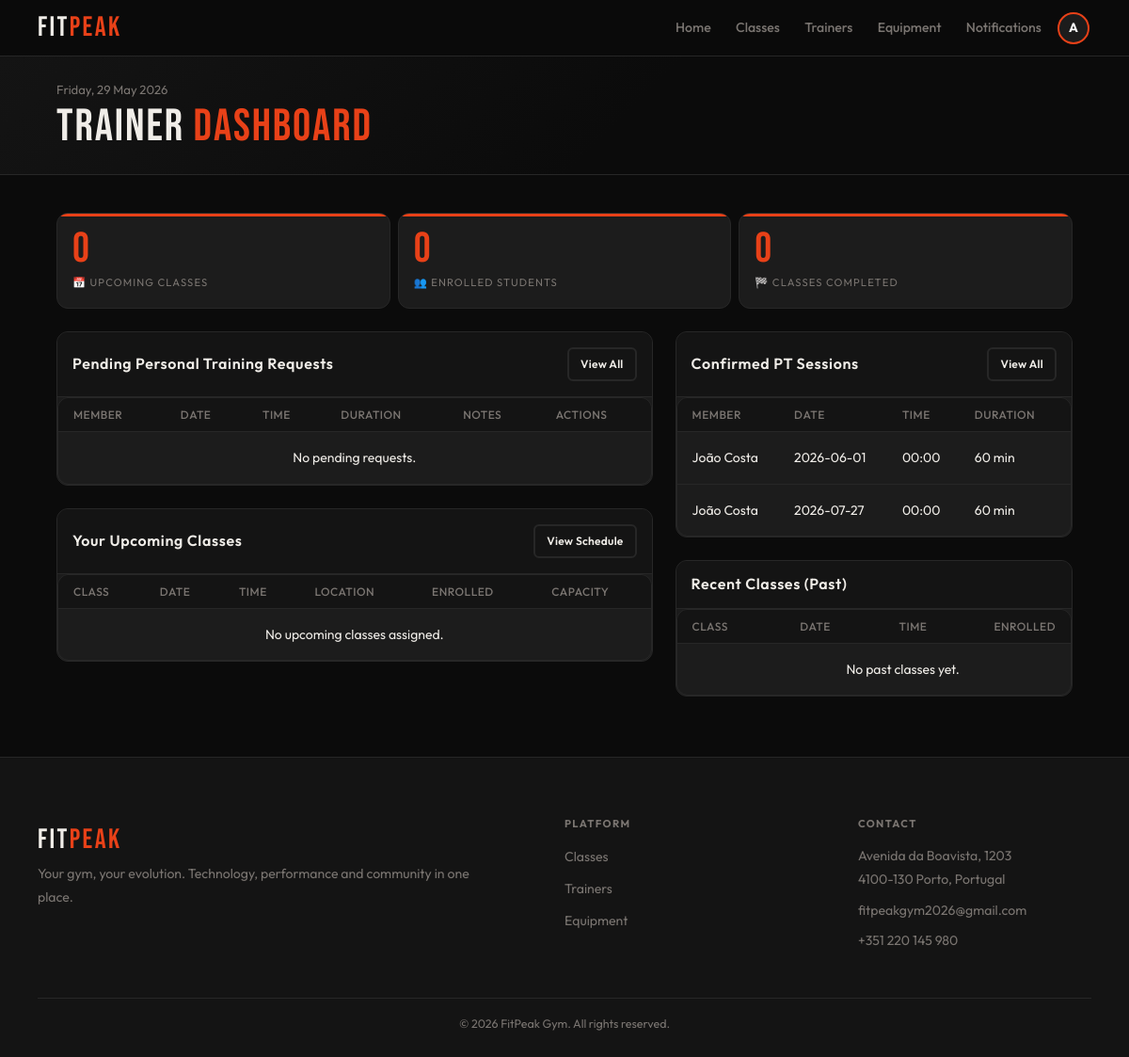
/trainer/dashboard.php (signed in), run on an earlier commit of the app's database.
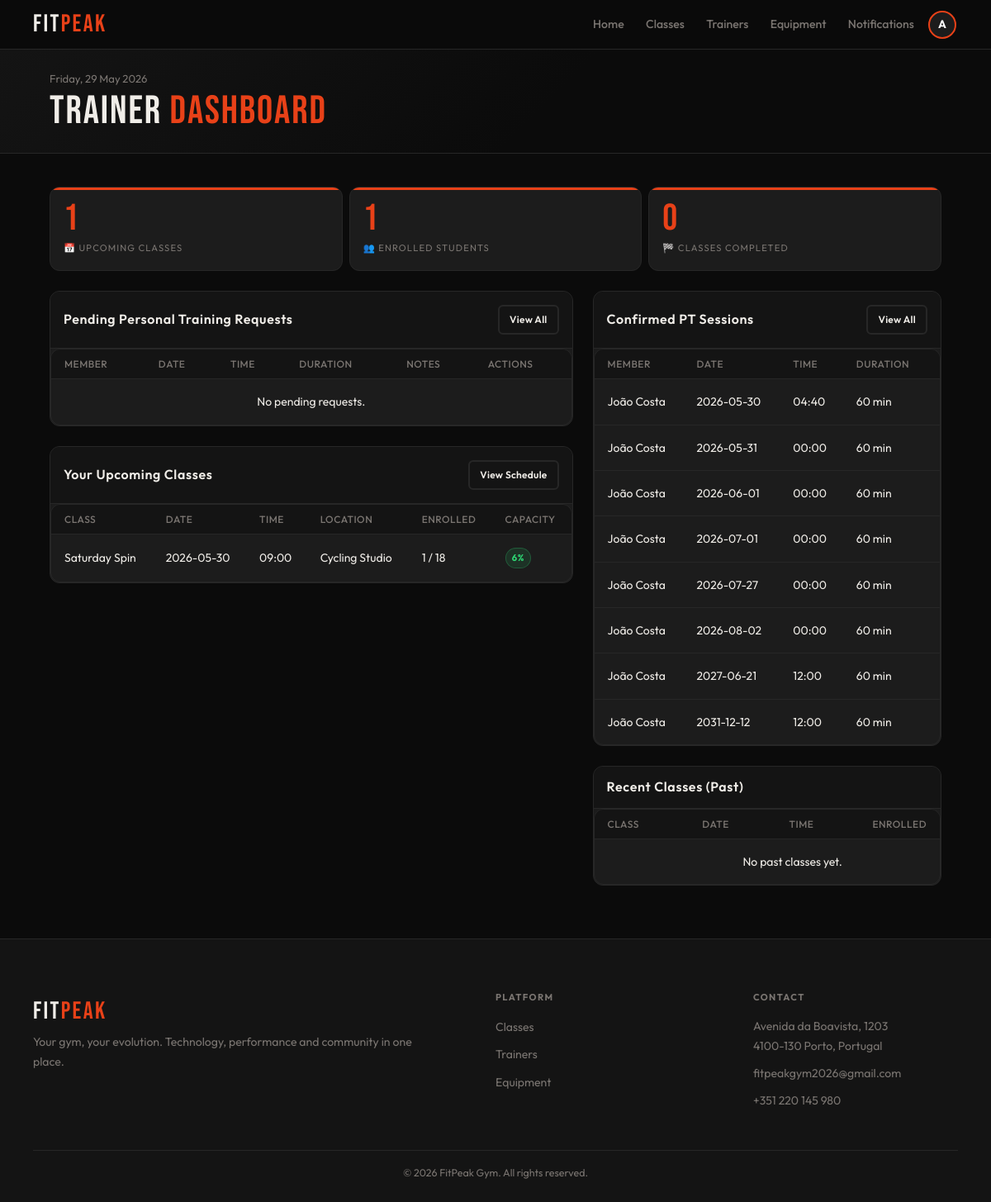
And on a later commit of the database.
### tables this page shows
CREATE TABLE personal_bookings (
    id INTEGER PRIMARY KEY AUTOINCREMENT,
    member_id INTEGER NOT NULL,
    trainer_id INTEGER NOT NULL,
    booking_date DATE NOT NULL,
    start_time TEXT NOT NULL,
    duration_min INTEGER DEFAULT 60,
    status TEXT DEFAULT 'pending' CHECK(status IN ('pending','confirmed','cancelled')),
    notes TEXT,
    created_at DATETIME DEFAULT CURRENT_TIMESTAMP,
    FOREIGN KEY(member_id) REFERENCES users(id) ON DELETE CASCADE,
    FOREIGN KEY(trainer_id) REFERENCES users(id) ON DELETE CASCADE
);

CREATE TABLE users (
    id INTEGER PRIMARY KEY AUTOINCREMENT,
    name TEXT NOT NULL,
    username TEXT UNIQUE NOT NULL,
    email TEXT UNIQUE NOT NULL,
    password TEXT NOT NULL,
    role TEXT NOT NULL DEFAULT 'member' CHECK(role IN ('member','trainer','admin')),
    is_admin INTEGER NOT NULL DEFAULT 0,
    photo TEXT DEFAULT NULL,
    active INTEGER NOT NULL DEFAULT 1,
    created_at DATETIME DEFAULT CURRENT_TIMESTAMP
);

CREATE TABLE class_sessions (
    id INTEGER PRIMARY KEY AUTOINCREMENT,
    schedule_id INTEGER NOT NULL,
    session_date DATE NOT NULL,
    status TEXT DEFAULT 'scheduled' CHECK(status IN ('scheduled','cancelled','completed')),
    FOREIGN KEY(schedule_id) REFERENCES class_schedules(id) ON DELETE CASCADE
);

CREATE TABLE class_schedules (
    id INTEGER PRIMARY KEY AUTOINCREMENT,
    class_id INTEGER NOT NULL,
    trainer_id INTEGER,
    day_of_week TEXT NOT NULL,   -- Monday, Tuesday, etc.
    start_time TEXT NOT NULL,
    location TEXT NOT NULL DEFAULT 'Studio A',
    capacity INTEGER NOT NULL DEFAULT 20,
    duration_min INTEGER NOT NULL DEFAULT 60,
    FOREIGN KEY(class_id) REFERENCES classes(id) ON DELETE CASCADE,
    FOREIGN KEY(trainer_id) REFERENCES users(id) ON DELETE SET NULL
);

### db/trainers.php (called while the page is built, shortened)
<?php
function getTrainerStats($pdo, $trainerId) {
    $stmt = $pdo->prepare("
        SELECT COUNT(*)
        FROM class_sessions sess
        JOIN class_schedules cs ON sess.schedule_id = cs.id
        WHERE cs.trainer_id = ? AND sess.session_date >= date('now') AND sess.status = 'scheduled'
    ");
    $stmt->execute([$trainerId]);
    $upcoming = $stmt->fetchColumn();
    $stmt = $pdo->prepare("
        SELECT COUNT(DISTINCT e.member_id)
        FROM enrollments e
        JOIN class_sessions sess ON e.session_id = sess.id
        JOIN class_schedules cs ON sess.schedule_id = cs.id
        WHERE cs.trainer_id = ? AND sess.session_date >= date('now') AND e.status = 'enrolled'
    ");
    $stmt->execute([$trainerId]);
    $students = $stmt->fetchColumn();
    $stmt = $pdo->prepare("
        SELECT COUNT(*)
        FROM class_sessions sess
        JOIN class_schedules cs ON sess.schedule_id = cs.id
        WHERE cs.trainer_id = ? AND sess.session_date < date('now') AND sess.status = 'completed'
    ");
    $stmt->execute([$trainerId]);
    $past = $stmt->fetchColumn();
    return [
        'upcoming' => $upcoming,
        'students' => $students,
        'past' => $past
    ];
}
function getTrainerUpcomingClasses($pdo, $trainerId, $limit = 10) {
    $sql = "
        SELECT
            cs.id as schedule_id,
            c.name as class_name,
            cs.day_of_week,
            cs.start_time,
            cs.location,
            cs.duration_min,
            sess.session_date,
            sess.id as session_id,
            (SELECT COUNT(*) FROM enrollments e WHERE e.session_id = sess.id AND e.status = 'enrolled') as enrolled_count,
            cs.capacity
        FROM class_schedules cs
        JOIN classes c ON cs.class_id = c.id
        JOIN class_sessions sess ON sess.schedule_id = cs.id
        WHERE cs.trainer_id = ? AND sess.session_date >= date('now') AND sess.status = 'scheduled'
        ORDER BY sess.session_date ASC, cs.start_time ASC
        LIMIT ?
    ";
    $stmt = $pdo->prepare($sql);
    $stmt->execute([$trainerId, $limit]);
    return $stmt->fetchAll(PDO::FETCH_ASSOC);
}
function getTrainerConfirmedPT($pdo, $trainerId, $limit = 10) {
    $stmt = $pdo->prepare("
        SELECT pb.*, u.name as member_name
        FROM personal_bookings pb
        JOIN users u ON pb.member_id = u.id
        WHERE pb.trainer_id = ?
          AND pb.status = 'confirmed'
          AND (
                date(pb.booking_date) > date('now', 'localtime')
                OR (
                    date(pb.booking_date) = date('now', 'localtime')
                    AND time(pb.start_time) > time('now', 'localtime')
                )
          )
        ORDER BY pb.booking_date ASC, pb.start_time ASC
        LIMIT ?
    ");
    $stmt->execute([$trainerId, $limit]);
    return $stmt->fetchAll(PDO::FETCH_ASSOC);
}
?>

### trainer/dashboard.php (the view, shortened to what the changed rows need)
<?php
require_once '../includes/header.php';
require_once '../includes/footer.php';
require_once '../db/trainers.php';
$pdo = getDatabaseConnection();
$trainerId = $_SESSION['user_id'];
$stats = getTrainerStats($pdo, $trainerId);
$upcoming = getTrainerUpcomingClasses($pdo, $trainerId);
$confirmedPT = getTrainerConfirmedPT($pdo, $trainerId);
?>
<main class="main">
    <header class="dash-header">
        <div class="dashboard-header">
            <div class="dash-top">
                <div>
                    <h1 class="dash-h1">Trainer <span>Dashboard</span></h1>
                </div>
            </div>
        </div>
    </header>
    <div class="dashboard-content">
        <div class="kpi-grid">
            <div class="kpi-card">
                <p class="kpi-num"><?= $stats['upcoming'] ?></p>
                <p class="kpi-lbl">📅 Upcoming Classes</p>
            </div>
            <div class="kpi-card">
                <p class="kpi-num"><?= $stats['students'] ?></p>
                <p class="kpi-lbl">👥 Enrolled Students</p>
            </div>
        </div>
        <div class="dash-layout">
            <div class="dash-col">
                <div class="card">
                    <div class="card-head">
                        <h2 class="card-title">Pending Personal Training Requests</h2>
                    </div>
                    <div class="table-wrap">
                        <table class="table">
                            <thead>
                                <tr>
                                    <th>Member</th>
                                    <th>Date</th>
                                    <th>Time</th>
                                    <th>Duration</th>
                                    <th>Notes</th>
                                    <th>Actions</th>
                                </tr>
                            </thead>
                        </table>
                    </div>
                </div>
                <div class="card">
                    <div class="card-head">
                        <h2 class="card-title">Your Upcoming Classes</h2>
                    </div>
                    <div class="table-wrap">
                        <table class="table">
                            <thead>
                                <tr>
                                    <th>Class</th>
                                    <th>Date</th>
                                    <th>Time</th>
                                    <th>Location</th>
                                    <th>Enrolled</th>
                                    <th>Capacity</th>
                                </tr>
                            </thead>
                            <tbody>
                                <?php if (empty($upcoming)): ?>
                                    <tr>
                                        <td colspan="6" class="center-text">No upcoming classes assigned.</td>
                                    </tr>
                                <?php else: ?>
                                    <?php foreach ($upcoming as $class): ?>
                                        <tr>
                                            <td><?= htmlspecialchars($class['class_name']) ?></td>
                                            <td><?= htmlspecialchars($class['session_date']) ?></td>
                                            <td><?= htmlspecialchars($class['start_time']) ?></td>
                                            <td><?= htmlspecialchars($class['location']) ?></td>
                                            <td><?= (int)$class['enrolled_count'] ?> / <?= (int)$class['capacity'] ?></td>
                                            <td>
                                                <?php
                                                $percent = $class['capacity'] > 0
                                                    ? round(($class['enrolled_count'] / $class['capacity']) * 100)
                                                    : 0;
                                                ?>
                                                <span class="badge badge-<?= $percent >= 100 ? 'danger' : ($percent >= 80 ? 'warning' : 'success') ?>">
                                                    <?= $percent ?>%
                                                </span>
                                            </td>
                                        </tr>
                                    <?php endforeach; ?>
                                <?php endif; ?>
                            </tbody>
                        </table>
                    </div>
                </div>
            </div>
            <div class="dash-col">
                <div class="card">
                    <div class="card-head">
                        <h2 class="card-title">Confirmed PT Sessions</h2>
                    </div>
                    <div class="table-wrap">
                        <table class="table">
                            <thead>
                                <tr>
                                    <th>Member</th>
                                    <th>Date</th>
                                    <th>Time</th>
                                    <th>Duration</th>
                                    <th>Notes</th>
                                </tr>
                            </thead>
                            <tbody>
                                <?php if (empty($confirmedPT)): ?>
                                    <tr>
                                        <td colspan="5" class="center-text">No confirmed PT sessions.</td>
                                    </tr>
                                <?php else: ?>
                                    <?php foreach ($confirmedPT as $pt): ?>
                                        <tr>
                                            <td><?= htmlspecialchars($pt['member_name']) ?></td>
                                            <td><?= htmlspecialchars($pt['booking_date']) ?></td>
                                            <td><?= htmlspecialchars($pt['start_time']) ?></td>
                                            <td><?= (int)$pt['duration_min'] ?> min</td>
                                            <td><?= htmlspecialchars($pt['notes'] ?: '—') ?></td>
                                        </tr>
                                    <?php endforeach; ?>
                                <?php endif; ?>
                            </tbody>
                        </table>
                    </div>
                </div>
                <div class="card">
                    <div class="card-head">
                        <h2 class="card-title">Recent Classes (Past)</h2>
                    </div>
                    <div class="table-wrap">
                        <table class="table">
                            <thead>
                                <tr>
                                    <th>Class</th>
                                    <th>Date</th>
                                    <th>Time</th>
                                    <th>Enrolled</th>
                                </tr>
                            </thead>
                        </table>
                    </div>
                </div>
            </div>
        </div>
    </div>
</main>

What changed in the data, as far as the page shows it:
now on this page (row unchanged): class_sessions: class_name "Saturday Spin", session_date "2026-05-30", schedule.start_time "09:00", schedule.location "Cycling Studio", enrolled_count "1", schedule.capacity "18", percent "6"
added personal_bookings: member.name "João Costa", booking_date "2026-05-30", start_time "04:40", duration_min "60"
now on this page (row edited): personal_bookings: member.name "João Costa", booking_date "2026-05-31", start_time "00:00", duration_min "60"
added personal_bookings: member.name "João Costa", booking_date "2026-07-01", start_time "00:00", duration_min "60"
added personal_bookings: member.name "João Costa", booking_date "2026-08-02", start_time "00:00", duration_min "60"
added personal_bookings: member.name "João Costa", booking_date "2027-06-21", start_time "12:00", duration_min "60"
added personal_bookings: member.name "João Costa", booking_date "2031-12-12", start_time "12:00", duration_min "60"
Also different on the page:
$stats['upcoming']: "0" → "1"
$stats['students']: "0" → "1"
text no longer shown: "No upcoming classes assigned."
